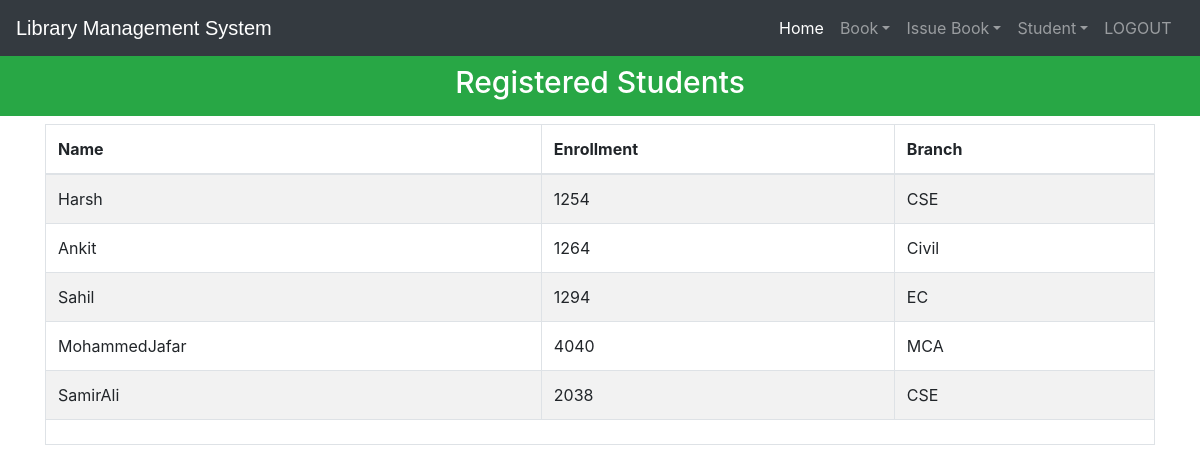
The app's page /viewstudent (signed in) with its own data.
### library/models.py (models this page shows, shortened)
class StudentExtra(models.Model):
    user=models.OneToOneField(User,on_delete=models.CASCADE)
    enrollment = models.CharField(max_length=40)
    branch = models.CharField(max_length=40)
    @property
    def get_name(self):
        return self.user.first_name

### library/views.py (the view)
# urls.py: path('viewstudent', views.viewstudent_view),
@login_required(login_url='adminlogin')
@user_passes_test(is_admin)
def viewstudent_view(request):
    students=models.StudentExtra.objects.all()
    return render(request,'library/viewstudent.html',{'students':students})

### library/views.py (called while the page is built)
def is_admin(user):
    return user.groups.filter(name='ADMIN').exists()

### templates/library/viewstudent.html (shortened to what this page needs)
<!DOCTYPE html>
<html lang="en" dir="ltr">
  <head>
  </head>
  <body>
    {% include "library/navbaradmin.html" %}
    <br>
    <br>
    <h3 class="p-3 mb-2 bg-success text-white" style = 'font-size: 30px;text-align:center;'>Registered Students</h3>
    {% if students%}
<div class="container">
  <table class="table table-hover table-condensed table-striped table-bordered">
    <thead>
    <tr>
    <th>Name</th>
    <th>Enrollment</th>
    <th>Branch</th>
    </tr>
    </thead>
    <tfoot>
    <tr>
    <td colspan="3">
    </td>
    </tr>
    </tfoot>
    <tbody>
      {% for s in students %}
        <tr>
          <td>{{s.get_name}}</td>
          <td>{{s.enrollment}}</td>
          <td>{{s.branch}}</td>
        </tr>
      {% endfor %}
    </tbody>
    </table>
</div>
{%else%}
<h1> No Student Registered in Library</h1>
{%endif%}
<br><br><br><br><br><br>
<br><br><br>
  {% include "library/footer.html" %}
  </body>
</html>

### records on screen
StudentExtra: get_name "Harsh", enrollment "1254", branch "CSE"
StudentExtra: get_name "Ankit", enrollment "1264", branch "Civil"
StudentExtra: get_name "Sahil", enrollment "1294", branch "EC"
StudentExtra: get_name "MohammedJafar", enrollment "4040", branch "MCA"
StudentExtra: get_name "SamirAli", enrollment "2038", branch "CSE"
